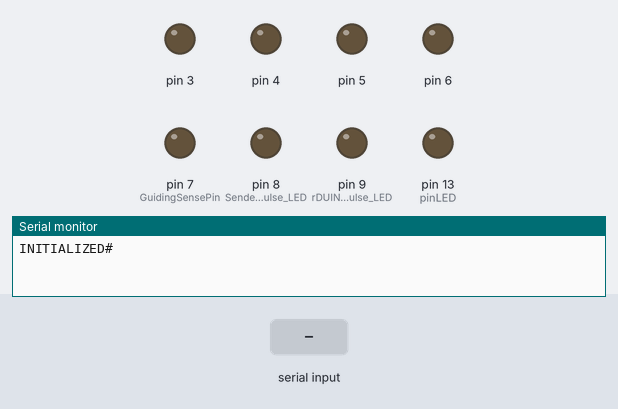
Recording of a sketch running on a simulated Arduino Uno, built with avr-gcc and run on an emulated ATmega328P. On the bench: output pins drawn as LEDs (lit = HIGH), the last lines printed to the serial monitor. Inputs (shaded band) come from the test bench.

Above: at 1.2 s.
1.3 s: "CONNECT#" received over Serial
At 2.5 s:
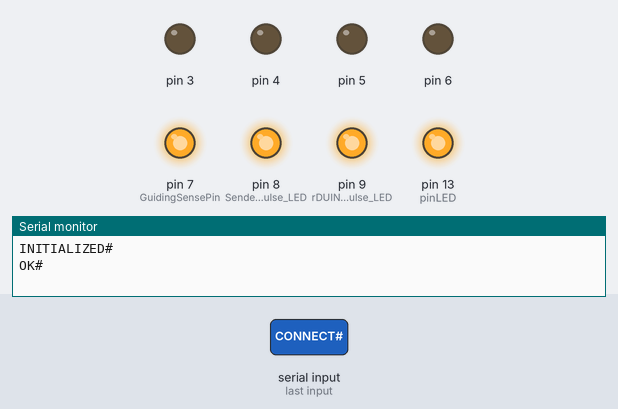
2.8 s: "RA0#" received over Serial
At 3.8 s:
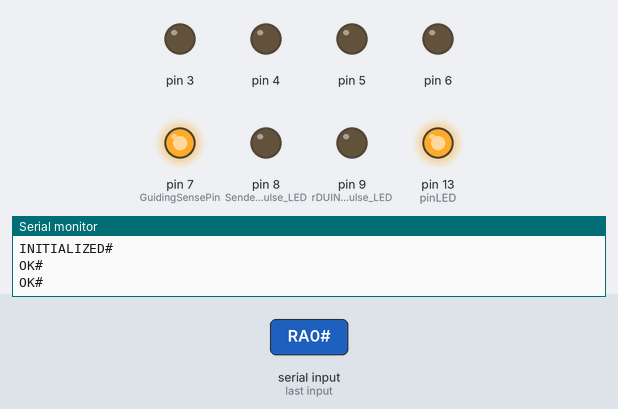
4.3 s: "RA+#" received over Serial
At 4.9 s:
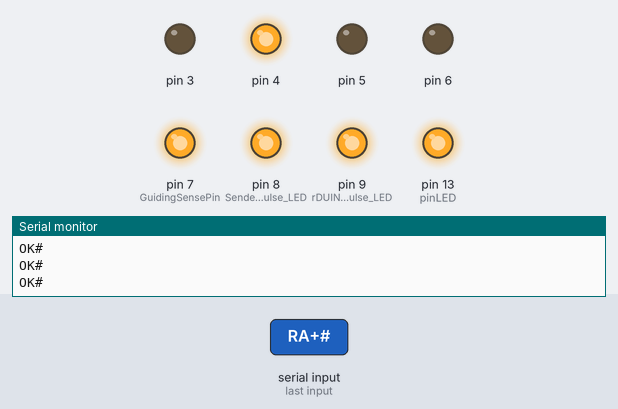
5.8 s: "RA-#" received over Serial
At 6.1 s:
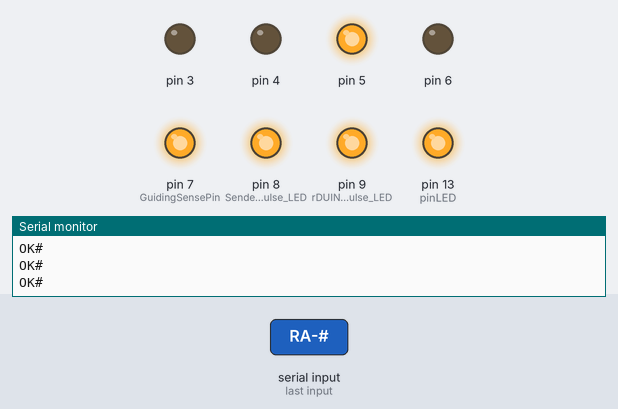
7.3 s: "DEC0#" received over Serial
At 8.4 s:
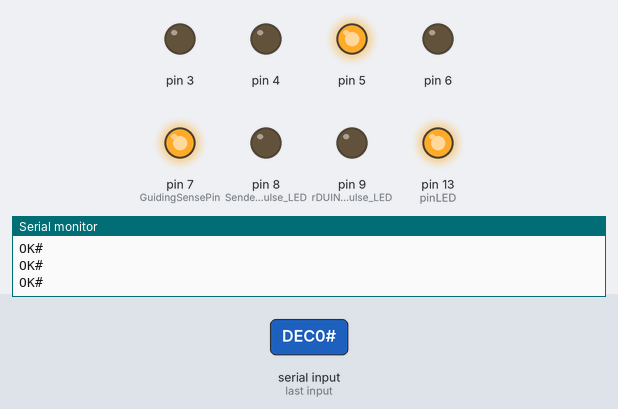
8.8 s: "DEC+#" received over Serial
At 9.6 s:
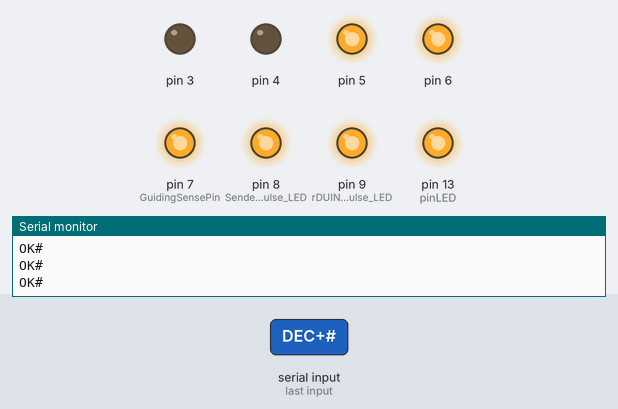
Timing chart, 0 to 11.3 s (numbered marks = the images above; inputs shaded):
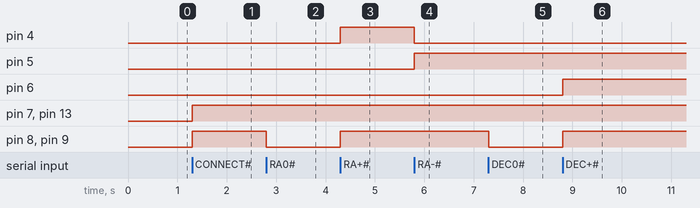

The sketch:

ArduinoNANOFirmware.ino
```cpp
// (licence header left out)
/*
   Led indicates whether the software requested connection, it is shut off when the software disconnects
*/
const int pinLED = 13;
const int GuidingSensePin = 7;
const int Sender_Pulse_LED = 8;
const int rDUINOScope_Pulse_LED = 9;
/**
   An axis has a pin per direction.
   Both pins cannot be up at the same time.
*/
class Axis {
  private:
    int plusPin;
    int minusPin;
  public:
    Axis(int plusPin, int minusPin) :
      plusPin(plusPin), minusPin(minusPin) {
    }
    void setupPins() {
      pinMode(this->plusPin, OUTPUT);
      pinMode(this->minusPin, OUTPUT);
    }
    void plus() {
      digitalWrite(this->minusPin, LOW);
      digitalWrite(this->plusPin, HIGH);
    }
    void minus() {
      digitalWrite(this->plusPin, LOW);
      digitalWrite(this->minusPin, HIGH);
    }
    void reset() {
      digitalWrite(this->minusPin, LOW);
      digitalWrite(this->plusPin, LOW);
    }
};

class Axis rightAscension(
    4, //RA+ pin
    5); //RA- pin
class Axis declination(
    6,//DEC+ pin
    3);//DEC- pin

void setup()
{
  rightAscension.setupPins();
  declination.setupPins();
  pinMode(pinLED, OUTPUT);
  pinMode(GuidingSensePin, OUTPUT);
  pinMode(Sender_Pulse_LED, OUTPUT);
  pinMode(rDUINOScope_Pulse_LED, OUTPUT);
  //57.6k, 8 data bits, no parity, one stop bit.
  Serial.begin(57600, SERIAL_8N1);
  //Wait for serial port to connect. Needed for Leonardo only
  while (!Serial);
  Serial.println("INITIALIZED#");
}

void resetPins() {
  rightAscension.reset();
  declination.reset();
}

void loop()
{
  if (Serial.available() > 0) {
    //Received something
    String GuideCode = Serial.readStringUntil('#');
    boolean validGuideCode = true;
    //Parse GuideCode
    if (GuideCode == "CONNECT") {
      digitalWrite(pinLED, HIGH);
      digitalWrite(GuidingSensePin, HIGH);
       digitalWrite(Sender_Pulse_LED, HIGH);
      digitalWrite(rDUINOScope_Pulse_LED, HIGH);
      resetPins();
    }
    else if (GuideCode == "DISCONNECT") {
      digitalWrite(pinLED, LOW);
      digitalWrite(GuidingSensePin, LOW);
      digitalWrite(Sender_Pulse_LED, LOW);
      digitalWrite(rDUINOScope_Pulse_LED, LOW);
      resetPins();
    }
    else if (GuideCode == "RA0") {
      rightAscension.reset();
      digitalWrite(Sender_Pulse_LED, LOW);
      digitalWrite(rDUINOScope_Pulse_LED, LOW);
    }
    else if (GuideCode == "RA+") {
      rightAscension.plus();
     digitalWrite(Sender_Pulse_LED, HIGH);
     digitalWrite(rDUINOScope_Pulse_LED, HIGH);
    }
    else if (GuideCode == "RA-") {
      rightAscension.minus();
      digitalWrite(Sender_Pulse_LED, HIGH);
      digitalWrite(rDUINOScope_Pulse_LED, HIGH);
    }
    else if (GuideCode == "DEC0") {
      declination.reset();
      digitalWrite(Sender_Pulse_LED, LOW);
      digitalWrite(rDUINOScope_Pulse_LED, LOW);
    }
    else if (GuideCode == "DEC+") {
      declination.plus();
      digitalWrite(Sender_Pulse_LED, HIGH);
      digitalWrite(rDUINOScope_Pulse_LED, HIGH);
    }
    else if (GuideCode == "DEC-") {
      declination.minus();
      digitalWrite(Sender_Pulse_LED, HIGH);
      digitalWrite(rDUINOScope_Pulse_LED, HIGH);
    }
    else {
      validGuideCode = false;
      digitalWrite(Sender_Pulse_LED, LOW);
      digitalWrite(rDUINOScope_Pulse_LED, LOW);
    }
    if (validGuideCode) {
      //Acknowledge valid command
      Serial.println("OK#");
    }
  }
}
```

Measured:
- after the input at 1.3 s, pin 7 (GuidingSensePin), pin 8 (Sender_Pulse_LED), pin 9 (rDUINOScope_Pulse_LED), pin 13 (pinLED): LOW → HIGH at once
- after the input at 2.8 s, pin 8 (Sender_Pulse_LED), pin 9 (rDUINOScope_Pulse_LED): HIGH → LOW at once
- after the input at 4.3 s, pin 4, pin 8 (Sender_Pulse_LED), pin 9 (rDUINOScope_Pulse_LED): LOW → HIGH at once
- after the input at 5.8 s, pin 4: HIGH → LOW at once; pin 5: LOW → HIGH at once
- after the input at 7.3 s, pin 8 (Sender_Pulse_LED), pin 9 (rDUINOScope_Pulse_LED): HIGH → LOW at once
- after the input at 8.8 s, pin 6, pin 8 (Sender_Pulse_LED), pin 9 (rDUINOScope_Pulse_LED): LOW → HIGH at once
